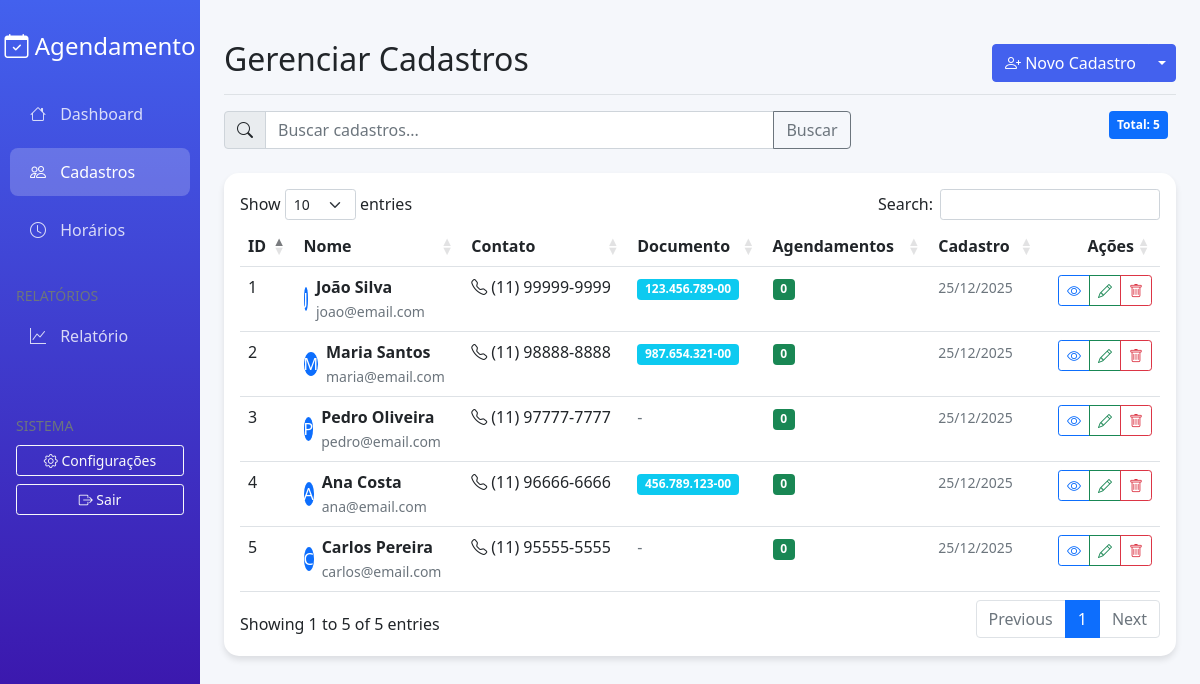
The app's page /cadastros, older data.
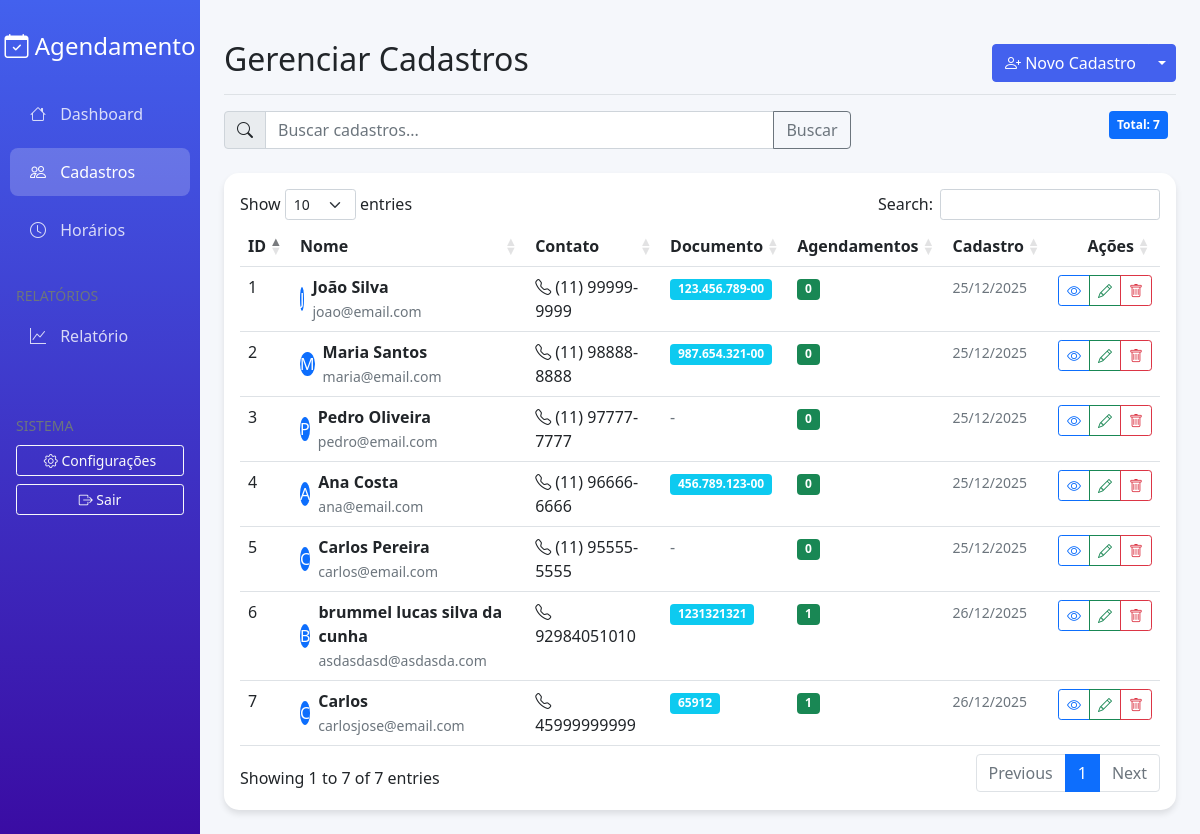
The same page, newer data.
### models/Cadastro.py (models this page shows, shortened)
class Cadastro(db.Model):
    __tablename__ = 'cadastros'
    id = db.Column(db.Integer, primary_key=True)
    nome = db.Column(db.String(100), nullable=False)
    email = db.Column(db.String(100), unique=True, nullable=False)
    telefone = db.Column(db.String(20))
    documento = db.Column(db.String(20), unique=True)
    data_criacao = db.Column(db.DateTime, default=datetime.utcnow)
    horarios = db.relationship('Horario', backref='cadastro', lazy=True, cascade='all, delete-orphan')

### app.py (the view)
    @app.route('/cadastros')
    def listar_cadastros():
        with app.app_context():
            filtro = request.args.get('filtro', '')
            if filtro:
                cadastros = Cadastro.query.filter(
                    (Cadastro.nome.ilike(f'%{filtro}%')) |
                    (Cadastro.email.ilike(f'%{filtro}%')) |
                    (Cadastro.documento.ilike(f'%{filtro}%'))
                ).order_by(Cadastro.nome).all()
            else:
                cadastros = Cadastro.query.order_by(Cadastro.nome).all()
            total = len(cadastros)
            return render_template('cadastros/listar.html',
                                 cadastros=cadastros,
                                 total=total,
                                 filtro=filtro)

### templates/cadastros/listar.html (shortened to what this page needs)
{% extends "base.html" %}
{% block page_title %}Gerenciar Cadastros{% endblock %}
{% block page_actions %}
<div class="btn-group">
    <a href="{{ url_for('criar_cadastro') }}" class="btn btn-primary">
        <i class="bi bi-person-plus"></i> Novo Cadastro
    </a>
    <button type="button" class="btn btn-primary dropdown-toggle dropdown-toggle-split"
            data-bs-toggle="dropdown">
    </button>
</div>
{% endblock %}
{% block content %}
<div class="row mb-4">
    <div class="col-md-8">
        <div class="input-group">
            <span class="input-group-text">
                <i class="bi bi-search"></i>
            </span>
            <input type="text" class="form-control" placeholder="Buscar cadastros..."
                   id="searchInput">
            <button class="btn btn-outline-secondary" type="button" id="searchButton">
                Buscar
            </button>
        </div>
    </div>
    <div class="col-md-4">
        <div class="d-flex justify-content-end">
            <span class="badge bg-primary p-2 me-2">
                Total: {{ total }}
            </span>
        </div>
    </div>
</div>
<div class="card">
    <div class="card-body">
        <div class="table-responsive">
            <table class="table table-hover data-table">
                <thead>
                    <tr>
                        <th>ID</th>
                        <th>Nome</th>
                        <th>Contato</th>
                        <th>Documento</th>
                        <th>Agendamentos</th>
                        <th>Cadastro</th>
                        <th class="text-end">Ações</th>
                    </tr>
                </thead>
                <tbody>
                    {% for cadastro in cadastros %}
                    <tr>
                        <td>{{ cadastro.id }}</td>
                        <td>
                            <div class="d-flex align-items-center">
                                <div class="avatar-sm bg-primary rounded-circle d-flex align-items-center justify-content-center me-2">
                                    <span class="text-white">{{ cadastro.nome[:1]|upper }}</span>
                                </div>
                                <div>
                                    <strong>{{ cadastro.nome }}</strong><br>
                                    <small class="text-muted">{{ cadastro.email }}</small>
                                </div>
                            </div>
                        </td>
                        <td>
                            {% if cadastro.telefone %}
                            <i class="bi bi-telephone me-1"></i>{{ cadastro.telefone }}
                            {% else %}
                            <span class="text-muted">Não informado</span>
                            {% endif %}
                        </td>
                        <td>
                            {% if cadastro.documento %}
                            <span class="badge bg-info">{{ cadastro.documento }}</span>
                            {% else %}
                            <span class="text-muted">-</span>
                            {% endif %}
                        </td>
                        <td>
                            <span class="badge bg-success">{{ cadastro.horarios|length }}</span>
                        </td>
                        <td>
                            <small class="text-muted">
                                {{ cadastro.data_criacao.strftime('%d/%m/%Y') }}
                            </small>
                        </td>
                        <td class="text-end">
                            <div class="btn-group">
                                <a href="{{ url_for('visualizar_cadastro', id=cadastro.id) }}"
                                   class="btn btn-sm btn-outline-primary" title="Visualizar">
                                    <i class="bi bi-eye"></i>
                                </a>
                                <a href="{{ url_for('editar_cadastro', id=cadastro.id) }}"
                                   class="btn btn-sm btn-outline-success" title="Editar">
                                    <i class="bi bi-pencil"></i>
                                </a>
                                <button type="button"
                                        class="btn btn-sm btn-outline-danger"
                                        title="Excluir"
                                        onclick="confirmarExclusao('{{ url_for('deletar_cadastro', id=cadastro.id) }}',
                                        'Tem certeza que deseja excluir o cadastro de {{ cadastro.nome }}?')">
                                    <i class="bi bi-trash"></i>
                                </button>
                            </div>
                        </td>
                    </tr>
                    {% endfor %}
                </tbody>
            </table>
        </div>
    </div>
</div>
{% endblock %}

### templates/base.html (shortened to what this page needs)
<!DOCTYPE html>
<html lang="pt-BR">
<head>
    <link href="https://cdn.jsdelivr.net/npm/bootstrap@5.1.3/dist/css/bootstrap.min.css" rel="stylesheet">
    <link rel="stylesheet" href="https://cdn.jsdelivr.net/npm/bootstrap-icons@1.8.1/font/bootstrap-icons.css">
    <link rel="stylesheet" type="text/css" href="https://cdn.datatables.net/1.11.5/css/dataTables.bootstrap5.min.css">
    <link rel="stylesheet" href="https://cdn.jsdelivr.net/npm/flatpickr/dist/flatpickr.min.css">
</head>
<body>
    <div class="container-fluid">
        <div class="row">
            <div class="col-md-3 col-lg-2 sidebar d-md-block">
                <div class="position-sticky pt-3">
                    <h4 class="text-center mt-3 mb-4">
                        <i class="bi bi-calendar-check"></i> Agendamento
                    </h4>
                    <ul class="nav flex-column">
                        <li class="nav-item">
                            <a class="nav-link {% if request.endpoint == 'index' %}active{% endif %}"
                               href="{{ url_for('index') }}">
                                <i class="bi bi-house"></i> Dashboard
                            </a>
                        </li>
                        <li class="nav-item">
                            <a class="nav-link {% if 'cadastros' in request.endpoint %}active{% endif %}"
                               href="{{ url_for('listar_cadastros') }}">
                                <i class="bi bi-people"></i> Cadastros
                            </a>
                        </li>
                        <li class="nav-item">
                            <a class="nav-link {% if 'horarios' in request.endpoint %}active{% endif %}"
                               href="{{ url_for('listar_horarios') }}">
                                <i class="bi bi-clock"></i> Horários
                            </a>
                        </li>
                        <li class="nav-item mt-4">
                            <div class="px-3">
                                <small class="text-muted">RELATÓRIOS</small>
                            </div>
                        </li>
                        <li class="nav-item">
                            <a class="nav-link" href="#" data-bs-toggle="modal" data-bs-target="#relatorioModal">
                                <i class="bi bi-graph-up"></i> Relatório
                            </a>
                        </li>
                    </ul>
                    <div class="mt-5 px-3">
                        <small class="text-muted">SISTEMA</small>
                        <div class="d-grid gap-2 mt-2">
                            <a href="#" class="btn btn-outline-light btn-sm">
                                <i class="bi bi-gear"></i> Configurações
                            </a>
                            <a href="#" class="btn btn-outline-light btn-sm">
                                <i class="bi bi-box-arrow-right"></i> Sair
                            </a>
                        </div>
                    </div>
                </div>
            </div>
            <main class="col-md-9 ms-sm-auto col-lg-10 px-md-4 py-4">
                <div class="d-flex justify-content-between flex-wrap flex-md-nowrap align-items-center pt-3 pb-2 mb-3 border-bottom">
                    <h1 class="h2">{% block page_title %}Dashboard{% endblock %}</h1>
                    <div class="btn-toolbar mb-2 mb-md-0">
                        {% block page_actions %}{% endblock %}
                    </div>
                </div>
                {% block content %}{% endblock %}
            </main>
        </div>
    </div>
</body>
</html>

### templates/base.html (style rules this page uses)
:root { --primary-color: #4361ee; --secondary-color: #3a0ca3; --success-color: #4cc9f0; --light-color: #f8f9fa; }
body { background-color: #f5f7fb; font-family: 'Segoe UI', Tahoma, Geneva, Verdana, sans-serif; }
.sidebar { background: linear-gradient(180deg, var(--primary-color), var(--secondary-color)); color: white; min-height: 100vh; padding: 0; }
.sidebar .nav-link { color: rgba(255, 255, 255, 0.8); padding: 12px 20px; margin: 5px 10px; border-radius: 8px; transition: all 0.3s; }
.sidebar .nav-link.active { background-color: rgba(255, 255, 255, 0.2); color: white; }
.sidebar .nav-link i { width: 20px; margin-right: 10px; }
.card { border: none; border-radius: 15px; box-shadow: 0 4px 6px rgba(0, 0, 0, 0.1); transition: transform 0.3s; }
.btn-primary { background-color: var(--primary-color); border-color: var(--primary-color); }

Row changes from the older to the newer data that the page shows:
added Cadastro: id "7", nome "C", nome "Carlos", email "carlosjose@email.com", telefone "45999999999", documento "65912", horarios|length "1", data_criacao "26/12/2025"
added Cadastro: id "6", nome "B", nome "brummel lucas silva da cunha", email "asdasdasd@asdasda.com", telefone "92984051010", documento "1231321321", horarios|length "1", data_criacao "26/12/2025"
Text that changed along with them:
{{ total }}: "5" → "7"
text written by a page script: "Show entries Search: Showing 1 to 5 of 5 entries Previous 1 Next" → "Show entries Search: Showing 1 to 7 of 7 entries Previous 1 Next"
